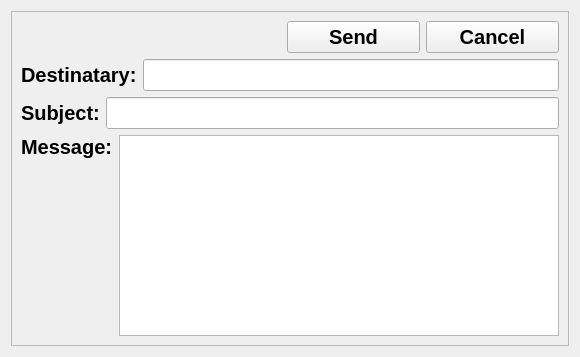
<?xml version="1.0" encoding="UTF-8"?>
<ui version="4.0">
 <class>SendMessageWidget</class>
 <widget class="QWidget" name="SendMessageWidget">
  <property name="geometry">
   <rect>
    <x>0</x>
    <y>0</y>
    <width>580</width>
    <height>357</height>
   </rect>
  </property>
  <property name="windowTitle">
   <string notr="true">Form</string>
  </property>
  <layout class="QGridLayout" name="gridLayout">
   <item row="0" column="0">
    <widget class="QFrame" name="generalFrame">
     <property name="maximumSize">
      <size>
       <width>1000</width>
       <height>16777215</height>
      </size>
     </property>
     <property name="frameShape">
      <enum>QFrame::Shape::StyledPanel</enum>
     </property>
     <property name="frameShadow">
      <enum>QFrame::Shadow::Raised</enum>
     </property>
     <layout class="QVBoxLayout" name="verticalLayout">
      <item>
       <layout class="QHBoxLayout" name="optionsLayout" stretch="2,1,1">
        <item>
         <spacer name="horizontalSpacer">
          <property name="orientation">
           <enum>Qt::Orientation::Horizontal</enum>
          </property>
          <property name="sizeHint" stdset="0">
           <size>
            <width>40</width>
            <height>20</height>
           </size>
          </property>
         </spacer>
        </item>
        <item>
         <widget class="QPushButton" name="sendButton">
          <property name="sizePolicy">
           <sizepolicy hsizetype="Expanding" vsizetype="Fixed">
            <horstretch>0</horstretch>
            <verstretch>0</verstretch>
           </sizepolicy>
          </property>
          <property name="font">
           <font>
            <family>Arial</family>
            <pointsize>15</pointsize>
            <bold>true</bold>
           </font>
          </property>
          <property name="text">
           <string>Send</string>
          </property>
         </widget>
        </item>
        <item>
         <widget class="QPushButton" name="cancelButton">
          <property name="sizePolicy">
           <sizepolicy hsizetype="Expanding" vsizetype="Fixed">
            <horstretch>0</horstretch>
            <verstretch>0</verstretch>
           </sizepolicy>
          </property>
          <property name="font">
           <font>
            <family>Arial</family>
            <pointsize>15</pointsize>
            <bold>true</bold>
           </font>
          </property>
          <property name="text">
           <string>Cancel</string>
          </property>
         </widget>
        </item>
       </layout>
      </item>
      <item>
       <layout class="QHBoxLayout" name="destinataryLayout">
        <item>
         <widget class="QLabel" name="destinataryLabel">
          <property name="font">
           <font>
            <family>Arial</family>
            <pointsize>15</pointsize>
            <bold>true</bold>
           </font>
          </property>
          <property name="text">
           <string>Destinatary:</string>
          </property>
         </widget>
        </item>
        <item>
         <widget class="QLineEdit" name="destinataryLineEdit">
          <property name="font">
           <font>
            <family>Arial</family>
            <pointsize>15</pointsize>
            <bold>false</bold>
           </font>
          </property>
          <property name="maxLength">
           <number>30</number>
          </property>
         </widget>
        </item>
       </layout>
      </item>
      <item>
       <layout class="QHBoxLayout" name="subjectLayout">
        <item>
         <widget class="QLabel" name="subjectLabel">
          <property name="font">
           <font>
            <family>Arial</family>
            <pointsize>15</pointsize>
            <bold>true</bold>
           </font>
          </property>
          <property name="text">
           <string>Subject:</string>
          </property>
         </widget>
        </item>
        <item>
         <widget class="QLineEdit" name="subjectLineEdit">
          <property name="font">
           <font>
            <family>Arial</family>
            <pointsize>15</pointsize>
           </font>
          </property>
          <property name="maxLength">
           <number>60</number>
          </property>
         </widget>
        </item>
       </layout>
      </item>
      <item>
       <layout class="QHBoxLayout" name="horizontalLayout">
        <item>
         <widget class="QLabel" name="messageLabel">
          <property name="font">
           <font>
            <family>Arial</family>
            <pointsize>15</pointsize>
            <bold>true</bold>
           </font>
          </property>
          <property name="text">
           <string>Message:</string>
          </property>
          <property name="alignment">
           <set>Qt::AlignmentFlag::AlignLeading|Qt::AlignmentFlag::AlignLeft|Qt::AlignmentFlag::AlignTop</set>
          </property>
         </widget>
        </item>
        <item>
         <widget class="QPlainTextEdit" name="messageTextEdit">
          <property name="font">
           <font>
            <family>Arial</family>
            <pointsize>15</pointsize>
            <bold>false</bold>
           </font>
          </property>
         </widget>
        </item>
       </layout>
      </item>
     </layout>
    </widget>
   </item>
  </layout>
 </widget>
 <resources/>
 <connections/>
</ui>
